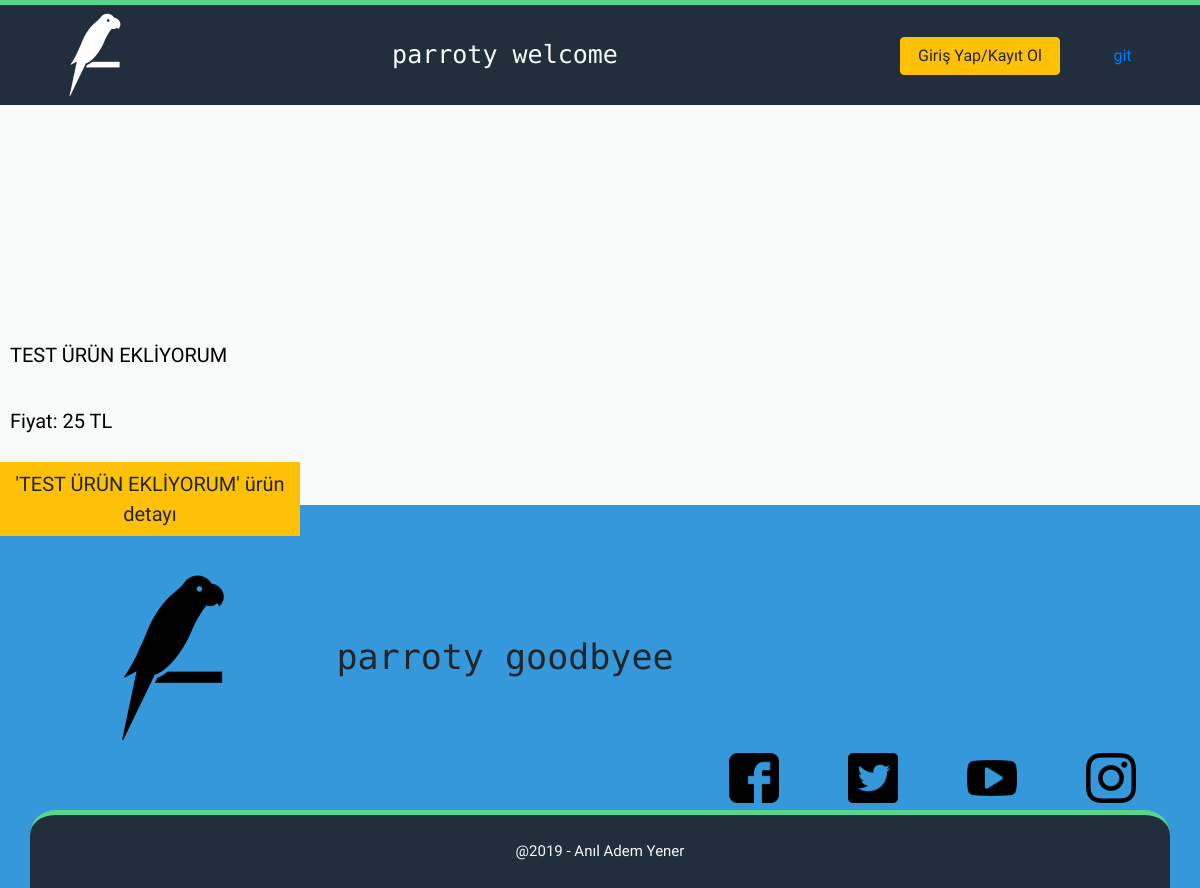
The page /index-old.php on the database its author committed.
### tables this page shows
CREATE TABLE `site_values` (
  `header_logo` varchar(255) NOT NULL,
  `header_text` varchar(255) NOT NULL,
  `header_motto` varchar(255) NOT NULL,
  `footer_logo` varchar(255) NOT NULL,
  `footer_text` varchar(255) NOT NULL,
  `footer_motto` varchar(255) NOT NULL,
  `tab_logo` varchar(255) NOT NULL,
  `tab_text` varchar(255) NOT NULL
);

CREATE TABLE `products` (
  `product_id` int(11) NOT NULL,
  `product_title` varchar(255) NOT NULL,
  `product_price` int(11) NOT NULL,
  `product_description` text NOT NULL,
  `product_image` varchar(255) NOT NULL,
  `product_number` int(11) NOT NULL,
  `product_added_time` varchar(255) NOT NULL,
  `product_added_by` varchar(255) NOT NULL
);

### src/php/functions.php (called while the page is built, shortened)
<?php
function getSocialLinks($site){
	include("src/php/db.php");
	$result = $cnn->query("SELECT * FROM links WHERE site = '$site'");
	if ($result->num_rows > 0){
		while ($row = $result->fetch_assoc()){
			return $row["link"];
		}
	} else {
		return false;
	}
}
function getSiteValues($option){
	include("src/php/db.php");
	$result = $cnn->query("SELECT * FROM site_values");
	if ($result->num_rows > 0){
		while ($row = $result->fetch_assoc()){
			return $row[$option];
		}
	} else {
		return false;
	}
}
?>

### src/php/content.php (the view, shortened to what this page needs)
<div class="container-fluid">
	<div class="row my-content">
<?php
include("src/php/db.php");
$result = $cnn->query("SELECT * FROM products ORDER BY product_added_time DESC");
if ($result->num_rows > 0){
	while ($row = $result->fetch_assoc()){
		echo "
		<div class='col-xl-3 my-post'><a href='post?id=".$row["product_id"]."'>
			<div class='row justify-content-center'><div style='width: 100%; height: 225px; background-image: url(".$row["product_image"]."); background-repeat: none; background-size: cover; background-position: center;'></div></div>
			<div class='row'><p style='margin-left: 10px;'>".$row["product_title"]."</p></div>
			<div class='row'><p style='margin-left: 10px;'>Fiyat: ".$row["product_price"]." TL</p></div>
			<div class='row'><button class='btn btn-warning w-100 col-lg-12'>'".$row["product_title"]."' ürün detayı</button></div>
		</a></div>
		";
	}
} else {
	echo "no post!";
}
?>
	</div>
</div>

### src/php/header.php (shortened to what this page needs)
<?php include("src/php/base-top.php"); ?>
<div class="container-fluid my-header">
	<div class="container">
		<div class="row text-center">
			<div class="col-lg-1"><img onclick="window.location.href='index'" height="100" src="<? echo getSiteValues('header_logo'); ?>"></div>
			<div class="col-lg-8 align-self-center"><?php echo getSiteValues("header_text"); ?> <?php echo getSiteValues("header_motto"); ?></div>
			<div class="col-lg align-self-center"><button onclick="window.location.href='login-register'" class="btn btn-warning w-100 h-100">Giriş Yap/Kayıt Ol</button></div>
			<div class="col-lg-1 align-self-center"><a href="<?php echo getSocialLinks("git"); ?>" target="_blank"><button class="btn btn-link w-100 h-100">git</button></a></div>
		</div>
	</div>
</div>

### src/php/footer.php (shortened to what this page needs)
<div class="container-fluid my-footer">
	<div class="container">
		<div class="row">
			<div class="col-lg-3 text-center"><br><img height="200" src="<?php echo getSiteValues("footer_logo"); ?>"><br><br></div>
			<div class="col-lg-4 align-self-center text-center"><?php echo getSiteValues("footer_text"); ?> <?php echo getSiteValues("footer_motto"); ?></div>
			<div class="col-lg align-self-end">
				<div class="row">
				<div class="col-sm"><a href="<?php echo getSocialLinks('facebook'); ?>" target="_blank"><button class="w-100 btn"><img height="50" src="src/img/social_medias/facebook.png"></a></button></div>
					<div class="col-sm"><a href="<?php echo getSocialLinks('twitter'); ?>" target="_blank"><button class="w-100 btn"><img height="50" src="src/img/social_medias/twitter.png"></a></button></div>
					<div class="col-sm"><a href="<?php echo getSocialLinks('youtube'); ?>" target="_blank"><button class="w-100 btn"><img height="50" src="src/img/social_medias/youtube.png"></a></button></div>
					<div class="col-sm"><a href="<?php echo getSocialLinks('instagram'); ?>" target="_blank"><button class="w-100 btn"><img height="50" src="src/img/social_medias/instagram.png"></a></button></div>
				</div>
			</div>
		</div>
		<div class="row justify-content-center text-light font-second" style="background-color: #212F3C; border-top: 5px solid #58D68D; border-top-left-radius: 25px; border-top-right-radius: 25px; font-size: 15px; padding-top: 25px; padding-bottom: 25px;">
			@2019 - Anıl Adem Yener
		</div>
	</div>
</div>
<?php include("src/php/base-bottom.php"); ?>

### src/css/style.css (style rules this page uses)
body { background-color: #82E0AA; }
.font-second { font-family: 'M PLUS 1p', sans-serif; }
.my-header { background-color: #ABEBC6; font-size: 25px; font-family: 'Major Mono Display', monospace; }
.my-header button { font-family: 'M PLUS 1p', sans-serif; }
.my-content { background-color: white; }
.my-post { height: 400px; font-family: 'M PLUS 1p', sans-serif; }
.my-post a { text-decoration: none; color: black; }
.my-post p { height: 50px; line-height: 50px; font-size: 20px; }
.my-post button { border-radius: 0px; font-size: 20px; }
.my-footer { background-color: #82E0AA; font-family: 'Major Mono Display', monospace; font-size: 35px; }

### src/css/style-2.css (style rules this page uses)
.my-content { background-color: #F8F9F9; }
.my-header { background-color: #212F3C; border-top: 5px solid #58D68D; color: #F8F9F9; }
.my-footer { background-color: #3498DB; }
body { background-color: #212F3C; }

### rows shown on the page
site_values: header_logo (picture), header_text "parroty", header_motto "welcome", footer_logo (picture), footer_text "parroty", footer_motto "goodbyee"
products: product_title "TEST ÜRÜN EKLİYORUM", product_price "25"
